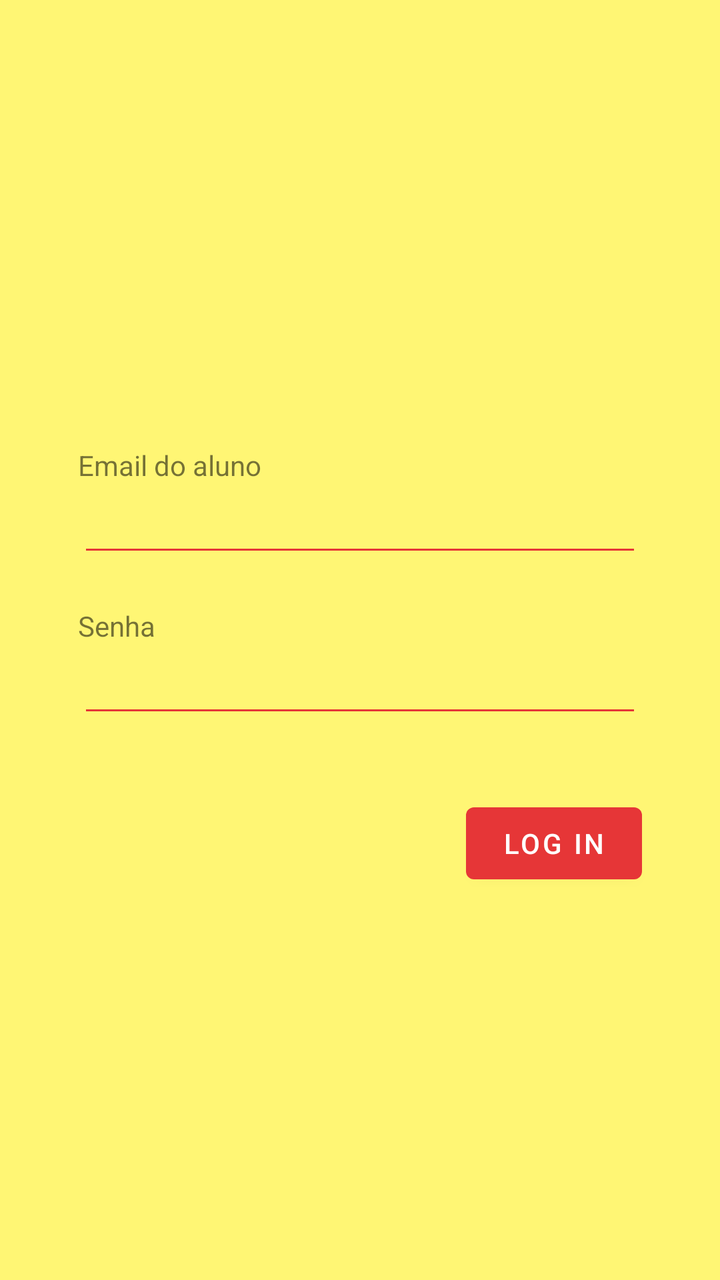
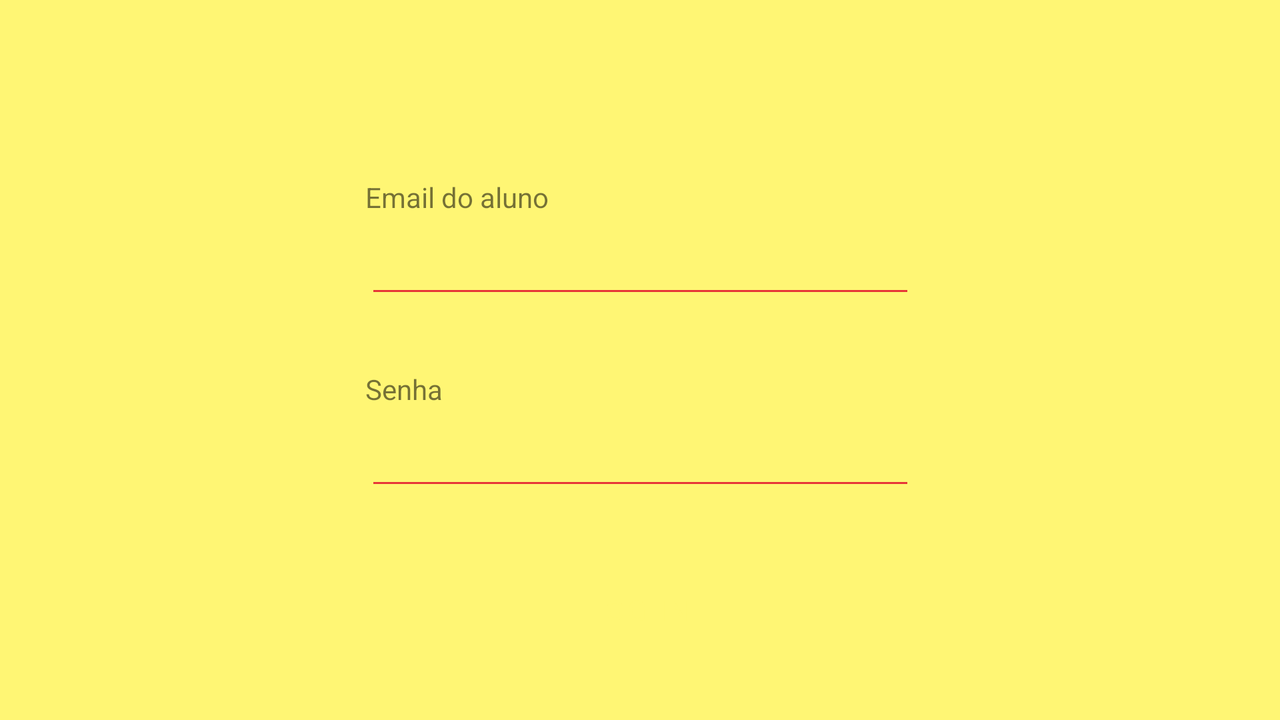

One screen, two layout resources from the same app: the default and the repository's alternative for another configuration. Each is rendered where Android would select it; the XML of both is given below.
<!-- AndroidManifest.xml: application theme AppTheme -->
<!-- res/layout/activity_main.xml -->
<?xml version="1.0" encoding="utf-8"?>
<ScrollView xmlns:android="http://schemas.android.com/apk/res/android"
    xmlns:app="http://schemas.android.com/apk/res-auto"
    xmlns:tools="http://schemas.android.com/tools"
    android:layout_width="match_parent"
    android:layout_height="match_parent"
    android:background="@color/Amarelo"
    tools:context=".MainActivity">

    <LinearLayout
        android:layout_width="match_parent"
        android:layout_height="wrap_content"
        android:clipChildren="false"
        android:clipToPadding="false"
        android:orientation="vertical"
        android:padding="24dp"
        android:layout_marginLeft="15dp"
        android:layout_marginRight="15dp"
        android:paddingTop="16dp">

        <ImageView
            android:layout_width="match_parent"
            android:layout_height="135dp"
            android:layout_gravity="center_horizontal"
            android:layout_marginTop="48dp"
            android:layout_marginBottom="16dp"
            app:srcCompat="@drawable/icon_logo" />

        <TextView
            android:layout_width="wrap_content"
            android:layout_height="wrap_content"
            android:text="Email do aluno"/>

        <EditText
            android:id="@+id/email_aluno_login"
            android:layout_width="match_parent"
            android:layout_height="wrap_content"
            android:backgroundTint="@color/Vermelho"
            android:ems="10"
            android:inputType="textPersonName"
            android:textColor="@color/Vermelho"
            android:textCursorDrawable="@null"
            android:layout_marginBottom="20dp"/>

        <TextView
            android:layout_width="wrap_content"
            android:layout_height="wrap_content"
            android:text="Senha"/>

        <EditText
            android:id="@+id/senha_aluno_login"
            android:layout_width="match_parent"
            android:layout_height="wrap_content"
            android:backgroundTint="@color/Vermelho"
            android:ems="10"
            android:inputType="textPassword"
            android:textColor="@color/Vermelho"
            android:textCursorDrawable="@null"
            android:layout_marginBottom="15dp"/>

        <TextView
            android:id="@+id/text_view_error_login"
            android:layout_width="wrap_content"
            android:layout_height="wrap_content"
            android:textColor="@color/Vermelho"/>

        <RelativeLayout
            android:layout_width="match_parent"
            android:layout_height="wrap_content">

            <com.google.android.material.button.MaterialButton
                android:id="@+id/button_login"
                android:layout_width="wrap_content"
                android:layout_height="wrap_content"
                android:layout_alignParentEnd="true"
                android:layout_alignParentRight="true"
                android:text="LOG IN" />
        </RelativeLayout>

        <ProgressBar
            android:id="@+id/progress_bar_login"
            style="?android:attr/progressBarStyle"
            android:layout_width="wrap_content"
            android:layout_height="wrap_content"
            android:indeterminate="true"
            android:theme="@style/ProgressTheme"
            android:layout_gravity="center"/>
    </LinearLayout>
</ScrollView>
<!-- resources referenced by this layout -->
<resources>
  <color name="Amarelo">#FFF674</color>
  <color name="Vermelho">#E63637</color>
  <style name="ProgressTheme">
          <item name="colorAccent">@color/Vermelho</item>
      </style>
  <style name="AppTheme" parent="Theme.MaterialComponents.Light.NoActionBar">
          
          <item name="colorPrimary">@color/colorPrimary</item>
          <item name="colorPrimaryDark">@color/colorPrimaryDark</item>
          <item name="colorAccent">@color/colorAccent</item>
      </style>
  <color name="colorPrimary">#E63637</color>
  <color name="colorPrimaryDark">#ba1314</color>
  <color name="colorAccent">#E63637</color>
</resources>
<!-- res/layout-land/activity_main.xml (the repository's variant of the layout above) -->
<!-- drawn on the phone turned sideways -->
<?xml version="1.0" encoding="utf-8"?>
<androidx.constraintlayout.widget.ConstraintLayout xmlns:android="http://schemas.android.com/apk/res/android"
    xmlns:app="http://schemas.android.com/apk/res-auto"
    xmlns:tools="http://schemas.android.com/tools"
    android:layout_width="match_parent"
    android:layout_height="match_parent"
    android:background="@color/Amarelo"
    tools:context=".MainActivity">


    <TextView
        android:id="@+id/textErrorLogin"
        android:layout_width="wrap_content"
        android:layout_height="wrap_content"
        android:textColor="@color/Vermelho"
        app:layout_constraintStart_toStartOf="@+id/senhaAluno"
        app:layout_constraintTop_toBottomOf="@+id/senhaAluno" />

    <EditText
        android:id="@+id/nomeAluno"
        android:layout_width="275dp"
        android:layout_height="46dp"
        android:layout_marginBottom="50dp"
        android:backgroundTint="@color/Vermelho"
        android:ems="10"
        android:inputType="textPersonName"
        android:textColor="@color/Vermelho"
        android:textCursorDrawable="@null"
        app:layout_constraintBottom_toTopOf="@+id/senhaAluno"
        app:layout_constraintEnd_toEndOf="parent"
        app:layout_constraintStart_toStartOf="parent" />

    <TextView
        android:id="@+id/textView2"
        android:layout_width="wrap_content"
        android:layout_height="wrap_content"
        android:text="Senha"
        app:layout_constraintBottom_toTopOf="@+id/senhaAluno"
        app:layout_constraintStart_toStartOf="@+id/senhaAluno" />

    <Button
        android:id="@+id/buttonLogin"
        android:layout_width="wrap_content"
        android:layout_height="wrap_content"
        android:background="@drawable/button_style"
        android:text="Log in"
        android:textColor="@color/Amarelo"
        app:layout_constraintBottom_toBottomOf="parent"
        app:layout_constraintEnd_toEndOf="parent"
        app:layout_constraintHorizontal_bias="0.499"
        app:layout_constraintStart_toStartOf="parent"
        app:layout_constraintTop_toBottomOf="@+id/senhaAluno" />

    <TextView
        android:id="@+id/textView"
        android:layout_width="wrap_content"
        android:layout_height="wrap_content"
        android:text="Email do aluno"
        app:layout_constraintBottom_toTopOf="@+id/nomeAluno"
        app:layout_constraintStart_toStartOf="@+id/nomeAluno" />

    <ProgressBar
        android:id="@+id/progressBarLogin"
        style="?android:attr/progressBarStyle"
        android:layout_width="wrap_content"
        android:layout_height="wrap_content"
        android:indeterminate="true"
        android:theme="@style/ProgressTheme"
        app:layout_constraintBottom_toBottomOf="parent"
        app:layout_constraintEnd_toEndOf="parent"
        app:layout_constraintStart_toStartOf="parent"
        app:layout_constraintTop_toTopOf="parent" />

    <EditText
        android:id="@+id/senhaAluno"
        android:layout_width="275dp"
        android:layout_height="46dp"
        android:backgroundTint="@color/Vermelho"
        android:ems="10"
        android:inputType="textPassword"
        android:textColor="@color/Vermelho"
        android:textCursorDrawable="@null"
        app:layout_constraintBottom_toBottomOf="parent"
        app:layout_constraintEnd_toEndOf="parent"
        app:layout_constraintStart_toStartOf="parent"
        app:layout_constraintTop_toTopOf="parent"
        app:layout_constraintVertical_bias="0.65" />

</androidx.constraintlayout.widget.ConstraintLayout>
